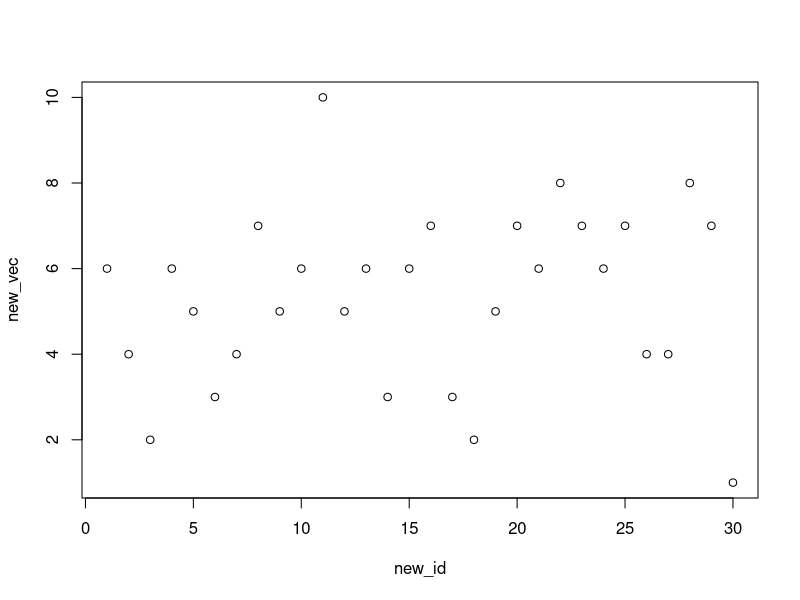
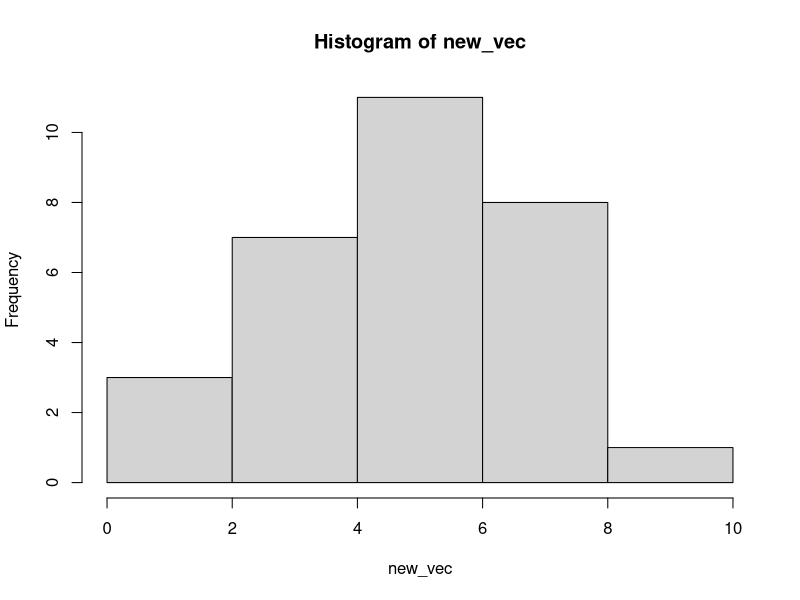

Generate these figures, in order, with R:
x=5L
class(x)
y=5.5
class(y)
z=x*y
z

string1="Punjab"
string2="Sindh"

nchar(string1)
nchar(string2)

vec1=c("M","F")
vec1
fac1=factor(vec1,ordered = F)
fac1
class(fac1)
class(vec1)
string1==string2
"char"=="help"

##Vector assignment
new_id=c(1:30)
new_id
new_vec=trunc(rnorm(30,mean = 5, sd = 2 ))
new_vec          
cbind(new_id,new_vec)
plot(new_id,new_vec)
hist(new_vec)

##Vector seq

vec_seq= c(seq(1,100,3))
vec_seq
sqrt(vec_seq)
length(vec_seq)
(new_id+vec_seq)


n=c("A","B","C",'D',"E","F")
n
n[1:5]
n[1]
n[3]
n[243]

ndata=c(vec_seq,112,103,NA )
ndata
?mean
mean(ndata,trim=3,na.rm = T)
is.na(ndata)
anyNA(ndata)
any(new_id>0)
new_id>0

x <- c(5,5,5,10,10,10,20,20,20,20)
x
sum(x)
length(x)
sum(x)/length(x)
xm <- mean(x)
xm
c(xm, mean(x, trim = 0.1))
